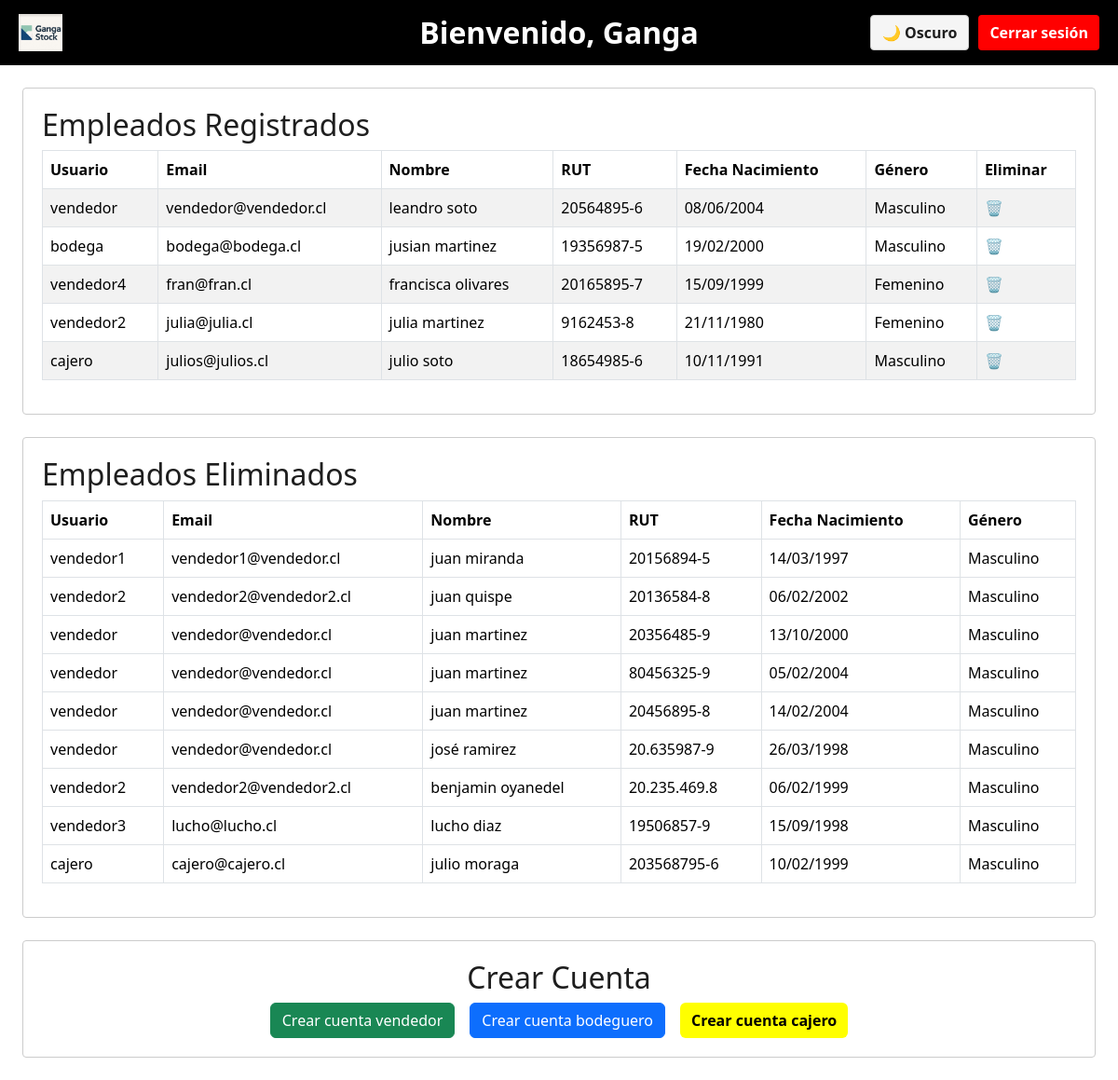
/admin_empleado/ (signed in), run on the app's committed database.
### aplicacion/models.py (models this page shows, shortened)
class PerfilUsuario(models.Model):
    ROLES = (
        ('vendedor', 'Vendedor'),
        ('bodeguero', 'Bodeguero'),
        ('cajero', 'Cajero'),
    )
    user = models.OneToOneField(User, on_delete=models.CASCADE)
    rol = models.CharField(max_length=10, choices=ROLES)
    rut = models.CharField(max_length=20)
    fecha_nacimiento = models.DateField()
    genero = models.CharField(max_length=10)
    rol_temporal = models.CharField(max_length=10, choices=ROLES, null=True, blank=True)
    inicio_temporal = models.DateTimeField(null=True, blank=True)
    fin_temporal = models.DateTimeField(null=True, blank=True)

class EmpleadoEliminado(models.Model):
    username = models.CharField(max_length=150)
    email = models.EmailField()
    nombre = models.CharField(max_length=255)
    rut = models.CharField(max_length=12)
    fecha_nacimiento = models.DateField()
    genero = models.CharField(max_length=20)

### aplicacion/views.py (the view, shortened to what this page needs)
# urls.py: path('empleado/', views.vendedor, name='vendedor'),
@user_passes_test(lambda u: u.is_superuser)
def empleado(request):
    empleados = User.objects.filter(is_superuser=False)
    perfiles = PerfilUsuario.objects.filter(user__in=empleados)
    empleados_info = [
        {
            'username': e.username,
            'email': e.email,
            'nombre': e.first_name,
            'rut': perfiles.get(user=e).rut if perfiles.filter(user=e).exists() else '',
            'fecha_nacimiento': perfiles.get(user=e).fecha_nacimiento if perfiles.filter(user=e).exists() else '',
            'genero': perfiles.get(user=e).genero if perfiles.filter(user=e).exists() else '',
            'rol': perfiles.get(user=e).rol if perfiles.filter(user=e).exists() else '',
            'id': e.id,
        } for e in empleados
    ]
    eliminados = EmpleadoEliminado.objects.all()
    return render(request, 'empleado.html', {
        'empleados': empleados_info,
        'empleados_eliminados': eliminados
    })

### aplicacion/templates/empleado.html (shortened to what this page needs)
{% extends "base.html" %}
{% load static %}
{% block content %}
<div class="emp-topbar">
  <img src="{% static 'img/logo.jpg' %}" alt="Logo" class="logo-img-small">
  <div class="emp-topbar-center">Bienvenido, {{ user.username }}</div>
  <div style="display: flex; gap: 10px;">
    <button id="modeToggle" class="emp-mode-toggle" onclick="toggleMode()">Cargando...</button>
    <button class="emp-logout-button" onclick="confirmLogout()">Cerrar sesión</button>
  </div>
</div>
<div class="main p-4">
  <div class="panel-container d-flex flex-wrap gap-4 justify-content-between">
    <div class="emp-panel flex-fill">
      <h2>Empleados Registrados</h2>
      <div class="table-responsive">
        <table class="table table-bordered table-striped">
          <thead>
            <tr>
              <th>Usuario</th>
              <th>Email</th>
              <th>Nombre</th>
              <th>RUT</th>
              <th>Fecha Nacimiento</th>
              <th>Género</th>
              <th>Eliminar</th>
            </tr>
          </thead>
          <tbody>
            {% for empleado in empleados %}
            <tr id="empleado-{{ empleado.id }}">
              <td>{{ empleado.username }}</td>
              <td>{{ empleado.email }}</td>
              <td>{{ empleado.nombre }}</td>
              <td>{{ empleado.rut }}</td>
              <td>{{ empleado.fecha_nacimiento|date:"d/m/Y" }}</td>
              <td>{{ empleado.genero }}</td>
              <td>
                <span class="text-danger fw-bold" style="cursor: pointer;" onclick="eliminarCuenta('{{ empleado.id }}')">🗑</span>
              </td>
            </tr>
            {% endfor %}
          </tbody>
        </table>
      </div>
    </div>
    <div class="emp-panel flex-fill">
      <h2>Empleados Eliminados</h2>
      <div class="table-responsive">
        <table class="table table-bordered">
          <thead>
            <tr>
              <th>Usuario</th>
              <th>Email</th>
              <th>Nombre</th>
              <th>RUT</th>
              <th>Fecha Nacimiento</th>
              <th>Género</th>
            </tr>
          </thead>
          <tbody id="tablaEliminados">
            {% for eliminado in empleados_eliminados %}
            <tr>
              <td>{{ eliminado.username }}</td>
              <td>{{ eliminado.email }}</td>
              <td>{{ eliminado.nombre }}</td>
              <td>{{ eliminado.rut }}</td>
              <td>{{ eliminado.fecha_nacimiento|date:"d/m/Y" }}</td>
              <td>{{ eliminado.genero }}</td>
            </tr>
            {% endfor %}
          </tbody>
        </table>
      </div>
    </div>
  </div>
  <div class="emp-panel mt-4 text-center">
    <h2>Crear Cuenta</h2>
    <div class="d-flex justify-content-center gap-3 flex-wrap">
      <button class="btn btn-success" onclick="abrirModal('vendedor')">Crear cuenta vendedor</button>
      <button class="btn btn-primary" onclick="abrirModal('bodeguero')">Crear cuenta bodeguero</button>
      <button class="btn btn-warning" onclick="abrirModal('cajero')">Crear cuenta cajero</button>
    </div>
  </div>
</div>
{% endblock %}

### data on the page
PerfilUsuario: rut "20564895-6", fecha_nacimiento "08/06/2004", genero "Masculino"
PerfilUsuario: rut "19356987-5", fecha_nacimiento "19/02/2000", genero "Masculino"
PerfilUsuario: rut "20165895-7", fecha_nacimiento "15/09/1999", genero "Femenino"
PerfilUsuario: rut "9162453-8", fecha_nacimiento "21/11/1980", genero "Femenino"
PerfilUsuario: rut "18654985-6", fecha_nacimiento "10/11/1991", genero "Masculino"
EmpleadoEliminado: username "vendedor1", email "vendedor1@vendedor.cl", nombre "juan miranda", rut "20156894-5", fecha_nacimiento "14/03/1997", genero "Masculino"
EmpleadoEliminado: username "vendedor2", email "vendedor2@vendedor2.cl", nombre "juan quispe", rut "20136584-8", fecha_nacimiento "06/02/2002", genero "Masculino"
EmpleadoEliminado: username "vendedor", email "vendedor@vendedor.cl", nombre "juan martinez", rut "20356485-9", fecha_nacimiento "13/10/2000", genero "Masculino"
EmpleadoEliminado: username "vendedor", email "vendedor@vendedor.cl", nombre "juan martinez", rut "80456325-9", fecha_nacimiento "05/02/2004", genero "Masculino"
EmpleadoEliminado: username "vendedor", email "vendedor@vendedor.cl", nombre "juan martinez", rut "20456895-8", fecha_nacimiento "14/02/2004", genero "Masculino"
EmpleadoEliminado: username "vendedor", email "vendedor@vendedor.cl", nombre "josé ramirez", rut "20.635987-9", fecha_nacimiento "26/03/1998", genero "Masculino"
EmpleadoEliminado: username "vendedor2", email "vendedor2@vendedor2.cl", nombre "benjamin oyanedel", rut "20.235.469.8", fecha_nacimiento "06/02/1999", genero "Masculino"
EmpleadoEliminado: username "vendedor3", email "lucho@lucho.cl", nombre "lucho diaz", rut "19506857-9", fecha_nacimiento "15/09/1998", genero "Masculino"
EmpleadoEliminado: username "cajero", email "cajero@cajero.cl", nombre "julio moraga", rut "203568795-6", fecha_nacimiento "10/02/1999", genero "Masculino"

### other printed values
{{ user.username }} "Ganga"
{{ empleado.username }} "vendedor" "bodega" "vendedor4" "vendedor2" "cajero"
{{ empleado.email }} "vendedor@vendedor.cl" "bodega@bodega.cl" "fran@fran.cl" "julia@julia.cl" "julios@julios.cl"
{{ empleado.nombre }} "leandro soto" "jusian martinez" "francisca olivares" "julia martinez" "julio soto"
